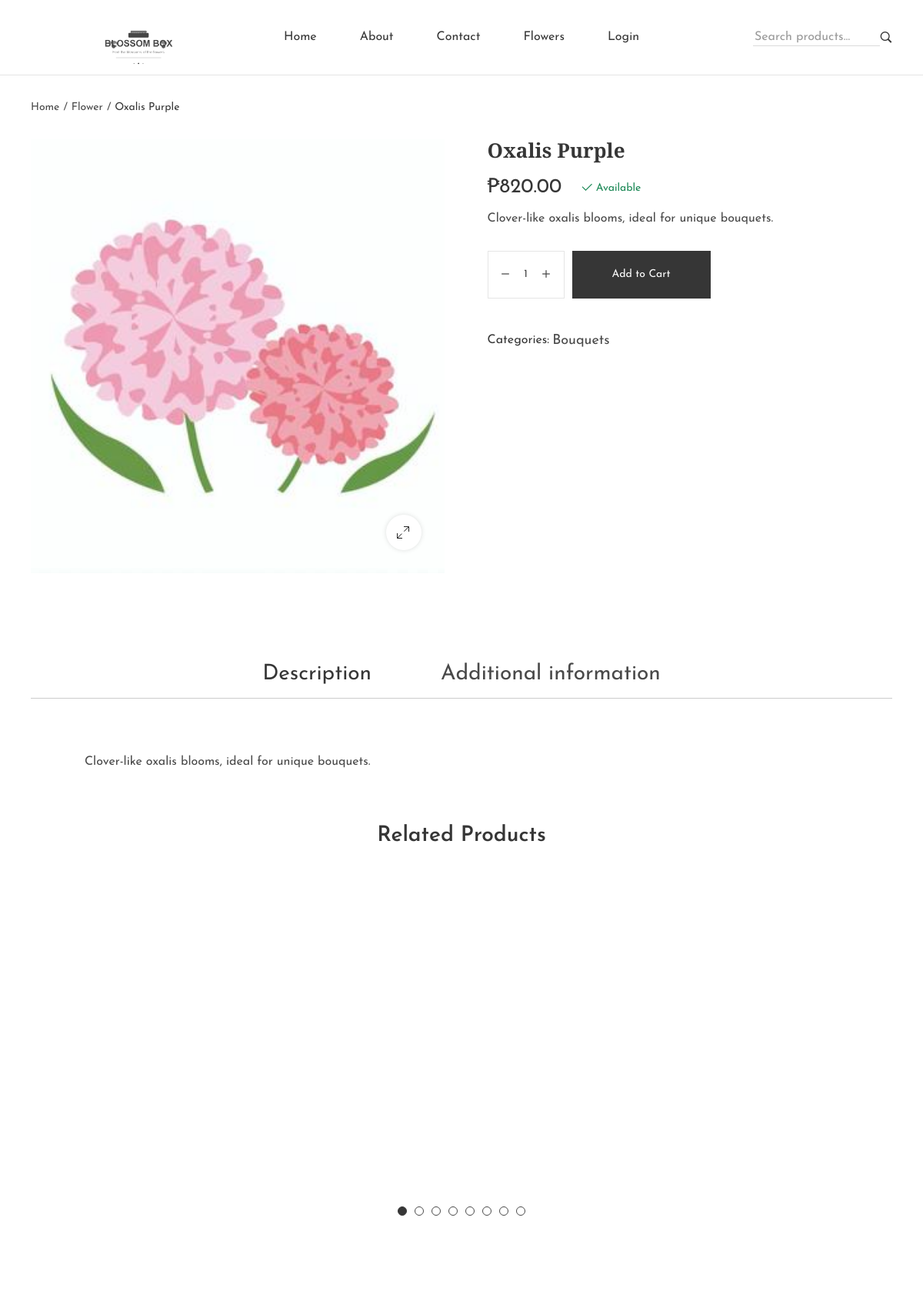
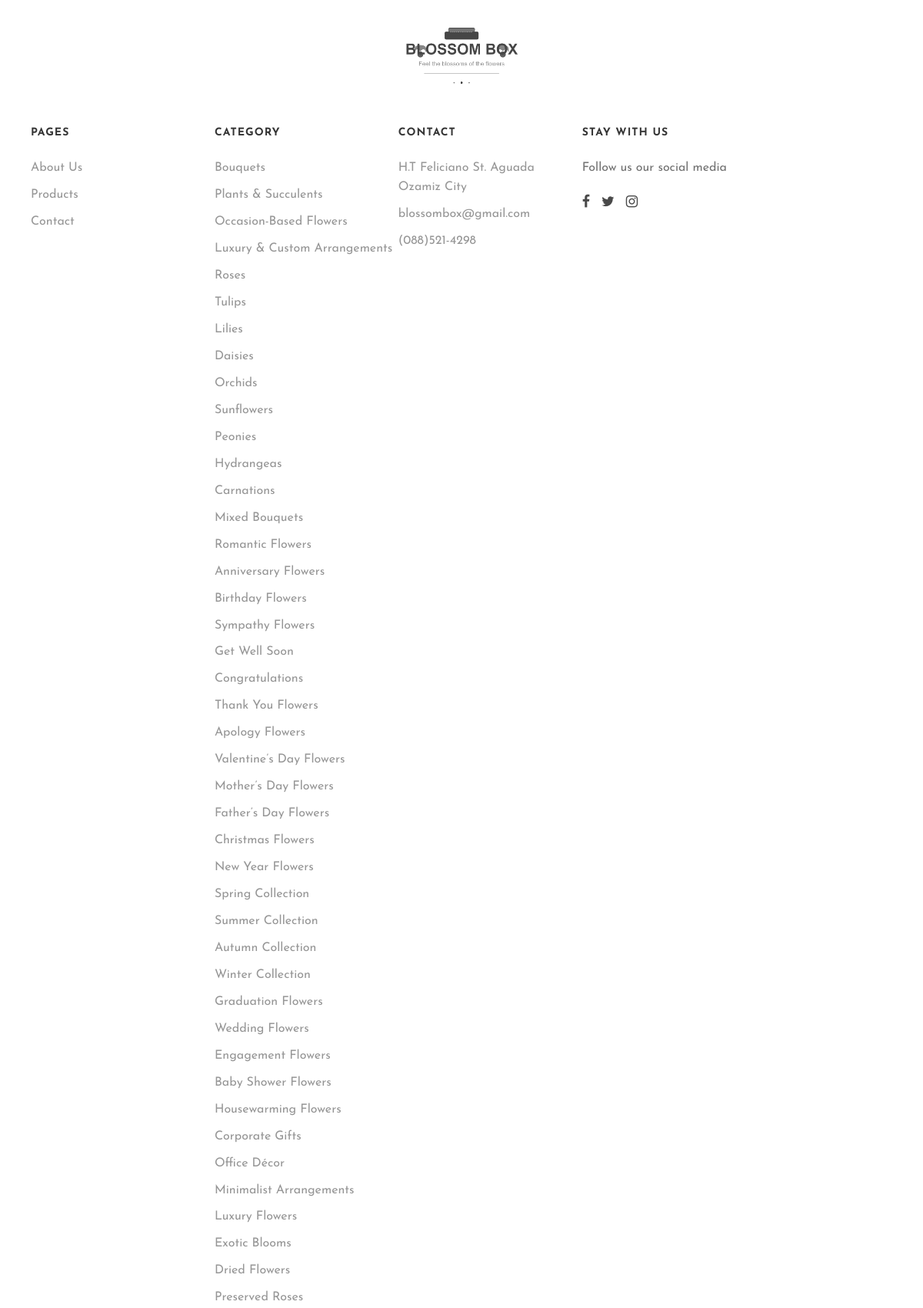
/flower-info.php?prod_no=514 (upper part), run on the app's committed database (2 pictures, top to bottom).
### tables this page shows
CREATE TABLE `products` (
  `prod_no` int(11) NOT NULL,
  `prod_name` varchar(255) DEFAULT NULL,
  `description` varchar(255) DEFAULT NULL,
  `price` decimal(10,2) DEFAULT NULL,
  `product_date` date DEFAULT NULL,
  `category_id` int(11) NOT NULL,
  `prod_img` text NOT NULL DEFAULT 'default.jpg',
  `status` varchar(50) NOT NULL DEFAULT 'Available',
  `created_at` datetime DEFAULT current_timestamp()
);

CREATE TABLE `category` (
  `category_id` int(11) NOT NULL,
  `category_name` varchar(100) DEFAULT NULL
);

### flower-info.php (the view, shortened to what this page needs)
<?php include('layouts/header.php') ?>
<?php
$prod_no = isset($_GET['prod_no']) ? (int)$_GET['prod_no'] : null;
$product_query = "SELECT a.*, b.category_name FROM products a INNER JOIN category b ON a.category_id=b.category_id WHERE prod_no = ?";
$stmt = $conn->prepare($product_query);
$stmt->bind_param("i", $prod_no);
$stmt->execute();
$product_result = $stmt->get_result();
$flower = $product_result->fetch_assoc();
$in_cart = false;
?>
<div class="single-breadcrumbs">
    <div class="container-fluid custom-container">
        <ul class="single-breadcrumbs-list">
            <li><a href="/">Home</a></li>
            <li><a href="flowers.php">Flower</a></li>
            <li><span><?= $flower['prod_name'] ?></span></li>
        </ul>
    </div>
</div>
<div class="product-single-section section-padding-2">
    <div class="container-fluid custom-container">
        <div class="product-single-wrapper">
            <div class="product-single-col-1">
                <div class="product-single-image">
                    <div class="product-single-slide navigation-arrows-style-1">
                        <div class="swiper">
                            <div class="swiper-wrapper">
                                <div class="product-single-slide-item swiper-slide">
                                    <img src="prodimg/<?= $flower['prod_img'] ?>" alt="Product single" width="694" height="728" />
                                </div>
                            </div>
                            <div class="product-single-zoom">
                                <div class="zoom">
                                    <a class="product-glightbox" href="prodimg/<?= $flower['prod_img'] ?>" aria-label="zoom image"></a>
                                </div>
                            </div>
                        </div>
                    </div>
                    <div class="product-single-thumb">
                    </div>
                </div>
            </div>
            <div class="product-single-col-2">
                <div class="product-single-content">
                    <h2 class="product-single-content__title">
                        <?= $flower['prod_name'] ?>
                    </h2>
                    <div class="product-single-content__price-stock">
                        <div class="product-single-content__price">
                            <ins>₱<?= $flower['price'] ?></ins>
                        </div>
                        <div class="product-single-content__stock">
                            <span class="stock-text">
                                <div class="text-<?= $flower['status'] === 'Available' ? 'success' : 'danger'; ?>">
                                    <span>
                                        <i class="lastudioicon-<?= $flower['status'] === 'Available' ? 'check' : 'times'; ?>"></i>
                                        <?= $flower['status'] === 'Available' ? 'Available' : 'Unavailable'; ?>
                                    </span>
                                </div>
                            </span>
                        </div>
                    </div>
                    <div class="product-single-content__short-description">
                        <p>
                            <?= $flower['description'] ?>
                        </p>
                    </div>
                    <div class="product-single-content__add-to-cart-wrapper">
                        <?php
                        if ($in_cart) { ?>
                            <form action="removecart.php" method="get">
                                <div class="product-single-content__quantity-add-to-cart">
                                    <button type="submit" class="product-single-content__add-to-cart btn" name="cart_id" value="<?= $cart_id ?>">
                                        Remove to Cart
                                    </button>
                                </div>
                            </form>
                        <?php } else { ?>
                            <form action="addcart.php" method="get">
                                <div class="product-single-content__quantity-add-to-cart">
                                    <div class="product-single-content__quantity product-quantity">
                                        <button type="button" class="decrease" aria-label="delete">
                                            <i class="lastudioicon-i-delete-2"></i>
                                        </button>
                                        <input class="quantity-input" type="text" name="quantity" value="1" readonly />
                                        <button type="button" class="increase" aria-label="add">
                                            <i class="lastudioicon-i-add-2"></i>
                                        </button>
                                    </div>
                                    <button type="submit" class="product-single-content__add-to-cart btn" name="prod_no" value="<?= $flower['prod_no'] ?>">
                                        Add to Cart
                                    </button>
                                </div>
                            </form>
                        <?php    }
                        ?>
                    </div>
                    <div class="product-single-content__meta">
                        <div class="product-single-content__meta--item">
                            <div class="label">Categories:</div>
                            <div class="content">
                                <a href="#"><?= $flower['category_name'] ?></a>
                            </div>
                        </div>
                    </div>
                </div>
            </div>
        </div>
    </div>
</div>
<div class="product-single-tabs-section section-padding-2">
    <div class="container-fluid custom-container">
        <div class="product-single-tabs">
            <ul class="nav justify-content-center">
                <li>
                    <button class="active" data-bs-toggle="pill" data-bs-target="#description" type="button">
                        Description
                    </button>
                </li>
                <li>
                    <button data-bs-toggle="pill" data-bs-target="#additionalInformation " type="button">
                        Additional information
                    </button>
                </li>
            </ul>
            <div class="tab-content">
                <div class="tab-pane fade show active" id="description">
                    <?= $flower['description'] ?>
                </div>
            </div>
        </div>
    </div>
</div>
<div class="related-product-section section-padding-2">
    <div class="container-fluid custom-container">
        <div class="related-title text-center">
            <h2 class="related-title__title">Related Products</h2>
        </div>
        <div class="related-product-active swiper-dot-style-1">
            <div class="swiper">
                <div class="swiper-wrapper">
                    <?php
                    $sql = "SELECT a.*, b.category_name FROM products a INNER JOIN category b ON a.category_id=b.category_id ORDER BY RAND() LIMIT 8";
                    $result = mysqli_query($conn, $sql);
                    $products = [];
                    if (mysqli_num_rows($result) > 0) {
                        while ($row = mysqli_fetch_assoc($result)) {
                            $products[] = $row;
                        }
                    }
                    if (!empty($products)) {
                        foreach ($products as $row) {
                    ?>
                            <div class="swiper-slide">
                            </div>
                    <?php
                        }
                    }
                    ?>
                </div>
                <div class="swiper-pagination"></div>
            </div>
        </div>
    </div>
</div>
<?php include('layouts/footer.php') ?>

### layouts/footer.php (shortened to what this page needs)
</main>
<footer class="footer-section">
    <div class="container-fluid custom-container">
        <div class="footer-main">
            <div class="footer-col-1 align-self-center">
                <div class="footer-about text-xxl-start text-center mx-xxl-0 mx-auto">
                    <a class="logo justify-content-xxl-start justify-content-center" href="#">
                        <img src="icon/logo.png" alt="Logo"  height="100" />
                    </a>
                </div>
            </div>
            <div class="footer-col-2">
                <div class="footer-link">
                    <div class="footer-link__wrapper">
                        <h2 class="footer-title">Pages</h2>
                        <ul class="footer-link__list">
                            <li><a href="about.php">About Us</a></li>
                            <li><a href="products.php">Products</a></li>
                            <li><a href="contact.php">Contact</a></li>
                        </ul>
                    </div>
                    <div class="footer-link__wrapper">
                        <h2 class="footer-title">Category</h2>
                        <ul class="footer-link__list">
                            <?php
                            $category_query = "SELECT category_name FROM category";
                            $category_result = mysqli_query($conn, $category_query);
                            while ($category = mysqli_fetch_assoc($category_result)) {
                                echo '<li><a href="flowers.php?category[]=' . urlencode($category['category_name']) . '">' . htmlspecialchars($category['category_name']) . '</a></li>';
                            }
                            ?>
                        </ul>
                    </div>
                    <div class="footer-link__wrapper">
                        <h2 class="footer-title">Contact</h2>
                        <ul class="footer-link__list">
                            <li>
                                <span>
                                H.T Feliciano St. Aguada <br> Ozamiz City
                            </span>
                            </li>
                            <li>
                                <a href="mailto:info@example.com">
                                    blossombox@gmail.com
                                </a>
                            </li>
                            <li>
                                <a href="tel:626997-4298">(088)521-4298</a>
                            </li>
                        </ul>
                    </div>
                </div>
            </div>
            <div class="footer-col-3">
                    <div class="footer-newsletter">
                        <h2 class="footer-title">Stay with us</h2>
                        <div class="footer-newsletter__form">
                            <p>
                                Follow us our social media
                            </p>
                            <ul class="footer-newsletter__social">
                                <li>
                                    <a href="#" aria-label="facebook">
                                        <i class="lastudioicon-b-facebook"></i>
                                    </a>
                                </li>
                                <li>
                                    <a href="#" aria-label="twitter">
                                        <i class="lastudioicon-b-twitter"></i>
                                    </a>
                                </li>
                                <li>
                                    <a href="#" aria-label="instagram">
                                        <i class="lastudioicon-b-instagram"></i>
                                    </a>
                                </li>
                            </ul>
                        </div>
                    </div>
                </div>
        </div>
    </div>
</footer>
</body>
</html>

### data on the page
products: prod_name "Oxalis Purple", prod_img (placeholder picture), price "820.00", description "Clover-like oxalis blooms, ideal for unique bouquets.", category.category_name "Bouquets"
category: category_name "Bouquets"
category: category_name "Plants & Succulents"
category: category_name "Occasion-Based Flowers"
category: category_name "Luxury & Custom Arrangements"
category: category_name "Roses"
category: category_name "Tulips"
category: category_name "Lilies"
category: category_name "Daisies"
category: category_name "Orchids"
category: category_name "Sunflowers"
category: category_name "Peonies"
category: category_name "Hydrangeas"
category: category_name "Carnations"
category: category_name "Mixed Bouquets"
category: category_name "Romantic Flowers"
category: category_name "Anniversary Flowers"
category: category_name "Birthday Flowers"
category: category_name "Sympathy Flowers"
category: category_name "Get Well Soon"
category: category_name "Congratulations"
category: category_name "Thank You Flowers"
category: category_name "Apology Flowers"
category: category_name "Valentine’s Day Flowers"
category: category_name "Mother’s Day Flowers"
category: category_name "Father’s Day Flowers"
category: category_name "Christmas Flowers"
category: category_name "New Year Flowers"
category: category_name "Spring Collection"
category: category_name "Summer Collection"
category: category_name "Autumn Collection"
category: category_name "Winter Collection"
category: category_name "Graduation Flowers"
category: category_name "Wedding Flowers"
category: category_name "Engagement Flowers"
category: category_name "Baby Shower Flowers"
category: category_name "Housewarming Flowers"
category: category_name "Corporate Gifts"
category: category_name "Office Décor"
category: category_name "Minimalist Arrangements"
category: category_name "Luxury Flowers"
category: category_name "Exotic Blooms"
category: category_name "Dried Flowers"
category: category_name "Preserved Roses"
